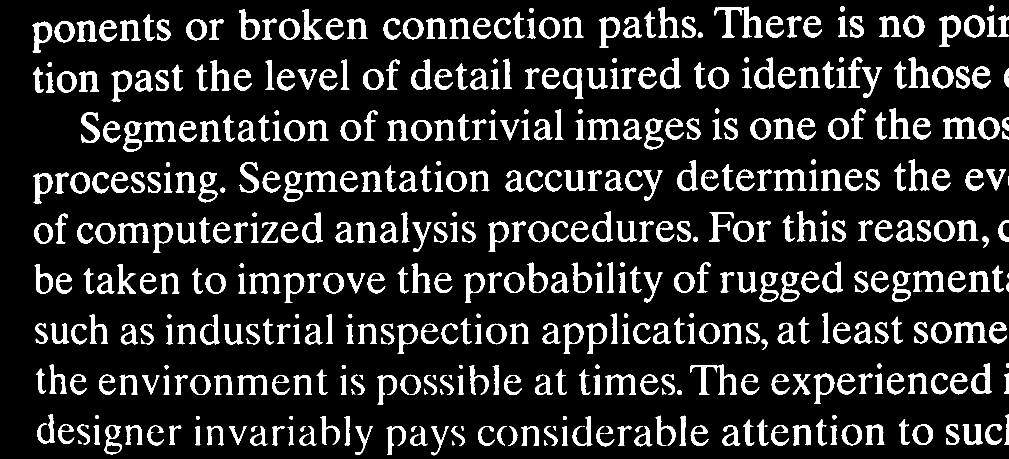
#> input picture datasets/text_frombook.png, 2018 x 918 px, found by its file name (shown at 1/2 size)
$ python 66340500048_task5_edge_contour_O_detection.py
#> lines starting #> are read from the running program, lines starting #| are printed output that depends on the picture; after the words box and inside, x2 and y2 are one past the last pixel; in counts of white or black regions, pixels touching at a corner belong together
#!/usr/bin/env python3

import cv2
import numpy as np
import matplotlib.pyplot as plt
import os

def main():
    print("="*80)
    print("TASK 5: EDGE AND CONTOUR BASED 'O' DETECTION")
    print("="*80)

    image_path = 'datasets/text_frombook.png'
    if not os.path.exists(image_path):
        print(f"❌ Error: Image not found at {image_path}")
        return

    print(f"📷 Loading image: {image_path}")
    img = cv2.imread(image_path)
#> img is the input picture: shape (918, 2018, 3); 13.8% white; 497 white regions (11 under 20 px), largest, box (x1, y1, x2, y2) and area: (1429, 13, 1526, 75) 1961, (1380, 729, 1473, 790) 1647, (1886, 235, 1953, 278) 1379
    img_rgb = cv2.cvtColor(img, cv2.COLOR_BGR2RGB)
    img_gray = cv2.cvtColor(img, cv2.COLOR_BGR2GRAY)
    print(f"  - Image Gray Stats: Min={np.min(img_gray)}, Max={np.max(img_gray)}, Mean={np.mean(img_gray):.2f}")
#|   - Image Gray Stats: Min=0, Max=255, Mean=35.24

    print("\nStep 2: Edge Detection (Canny)")
    otsu_thresh_val, _ = cv2.threshold(img_gray, 0, 255, cv2.THRESH_BINARY + cv2.THRESH_OTSU)
#> otsu_thresh_val = 0

    if otsu_thresh_val == 0:
        print("  ⚠️ Warning: Otsu threshold is 0. Using default values.")
        high_thresh = 200
        low_thresh = 100
    else:
        high_thresh = otsu_thresh_val
        low_thresh = 0.5 * high_thresh

    print(f"  - Canny Thresholds: Low={low_thresh:.2f}, High={high_thresh:.2f}")
    edges = cv2.Canny(img_gray, int(low_thresh), int(high_thresh))
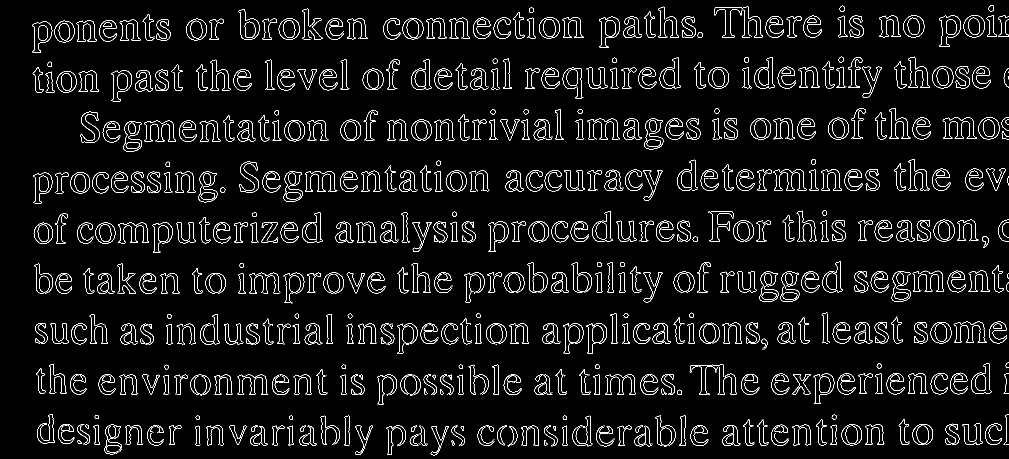
#> edges: shape (918, 2018) (shown at 1/2 size); 4.7% white in thin lines or dots

    kernel = np.ones((3, 3), np.uint8)
    edges_dilated = cv2.dilate(edges, kernel, iterations=1)
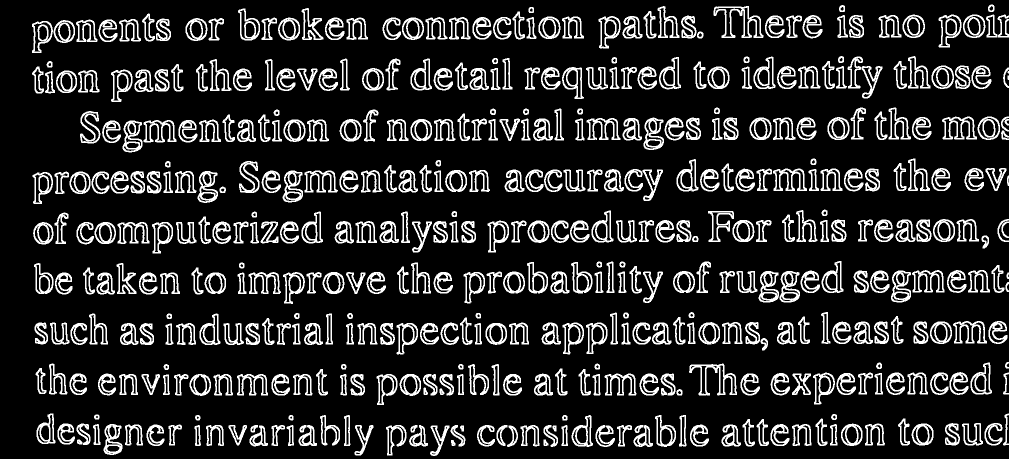
#> edges_dilated: shape (918, 2018) (shown at 1/2 size); 15.7% white; 478 white regions (1 under 20 px)
    print("  - Applied Dilation to close gaps in edges")

    print("\nStep 3: Finding Contours")
    contours, hierarchy = cv2.findContours(edges_dilated, cv2.RETR_CCOMP, cv2.CHAIN_APPROX_SIMPLE)
#> contours = 2181 contours, 759 with area under 20; largest, box (x1, y1, x2, y2) and area: (1427, 12, 1527, 76) 2597, (1378, 727, 1474, 791) 2272, (1877, 29, 1923, 95) 1925, (1287, 235, 1328, 300) 1844, (1782, 541, 1822, 605) 1839
    print(f"  - Found {len(contours)} contours")
#|   - Found 2181 contours

    print("\nStep 4: Identifying 'O' Candidates")

    output_img = img.copy()
    initial_candidates = []

    MIN_AREA = 10
    MAX_AREA = 10000
    MIN_CIRCULARITY = 0.6
    MIN_ASPECT_RATIO = 0.6
    MAX_ASPECT_RATIO = 1.4

    print(f"  - Filtering by Shape: Circularity > {MIN_CIRCULARITY}, Aspect Ratio [{MIN_ASPECT_RATIO}, {MAX_ASPECT_RATIO}]")

    for i, contour in enumerate(contours):
        area = cv2.contourArea(contour)
        if area < MIN_AREA or area > MAX_AREA:
            continue

        perimeter = cv2.arcLength(contour, True)
        if perimeter == 0:
            continue

        circularity = 4 * np.pi * area / (perimeter * perimeter)

        x, y, w, h = cv2.boundingRect(contour)
        aspect_ratio = float(w) / h
        bbox_area = w * h

        if (circularity > MIN_CIRCULARITY and
            MIN_ASPECT_RATIO <= aspect_ratio <= MAX_ASPECT_RATIO):

            initial_candidates.append({
                'contour': contour,
                'bbox': (x, y, w, h),
                'area': area,
                'bbox_area': bbox_area,
                'circularity': circularity,
                'aspect_ratio': aspect_ratio
            })
#> this loop made 2181 passes
#> (area, perimeter, circularity, x, y, w, h, aspect_ratio) on passes 1, 3, 5: (66.5, 33.9, 0.727, 902, 880, 9, 12, 0.75), (78.5, 37.9, 0.687, 1087, 879, 10, 13, 0.769), (72, 33.31, 0.815, 154, 879, 11, 10, 1.1)

    print(f"  - Initial candidates found: {len(initial_candidates)}")
#|   - Initial candidates found: 339

    if not initial_candidates:
        print("  - No candidates found matching shape criteria.")
        return

    max_bbox_area = max(c['bbox_area'] for c in initial_candidates)
    print(f"  - Max Bounding Box Area among candidates: {max_bbox_area}")
#|   - Max Bounding Box Area among candidates: 2115

    SIZE_TOLERANCE = 0.25
    min_valid_bbox_area = max_bbox_area * SIZE_TOLERANCE

    print(f"  - Filtering by Size: Bounding Box Area >= {min_valid_bbox_area:.1f}")
#|   - Filtering by Size: Bounding Box Area >= 528.8

    size_filtered_candidates = []
    for c in initial_candidates:
        if c['bbox_area'] >= min_valid_bbox_area:
            x, y, w, h = c['bbox']
            cx = x + w / 2
            cy = y + h / 2
            c['center'] = (cx, cy)
            size_filtered_candidates.append(c)

    print(f"  - Candidates after size filtering: {len(size_filtered_candidates)}")
#|   - Candidates after size filtering: 97

    print("\nStep 5: Concentric Contour Filtering")

    final_o_candidates = []
    matched_indices = set()

    CENTER_TOLERANCE = 5.0

    for i, c1 in enumerate(size_filtered_candidates):
        if i in matched_indices:
            continue

        has_concentric_pair = False
        pair_idx = -1

        for j, c2 in enumerate(size_filtered_candidates):
            if i == j:
                continue

            if j in matched_indices:
                continue

            dist = np.sqrt((c1['center'][0] - c2['center'][0])**2 + (c1['center'][1] - c2['center'][1])**2)

            if dist < CENTER_TOLERANCE:
                has_concentric_pair = True
                pair_idx = j
                break

        if has_concentric_pair:
            c2 = size_filtered_candidates[pair_idx]

            if c1['bbox_area'] > c2['bbox_area']:
                outer = c1
            else:
                outer = c2

            final_o_candidates.append(outer['contour'])

            matched_indices.add(i)
            matched_indices.add(pair_idx)

            x, y, w, h = outer['bbox']
            cv2.rectangle(output_img, (x, y), (x + w, y + h), (0, 255, 0), 2)
#> this loop made 97 passes
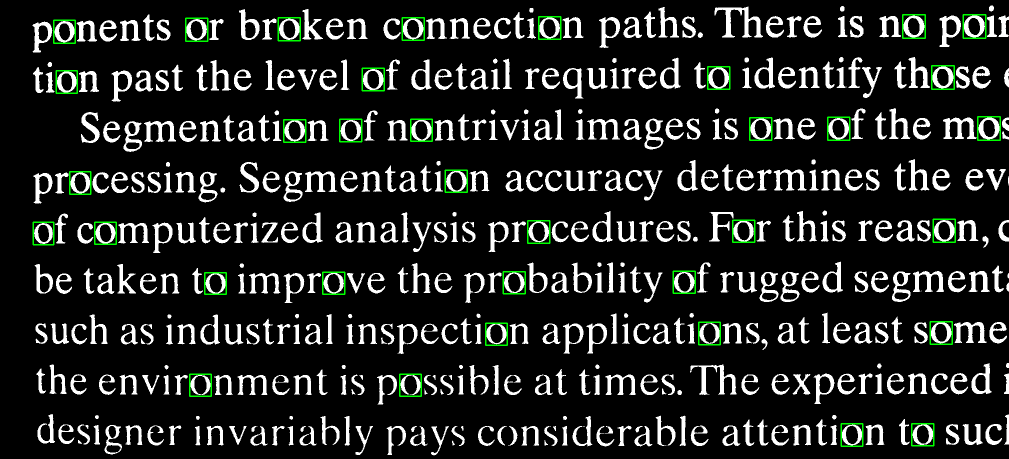
#> output_img: shape (918, 2018, 3) (shown at 1/2 size); 1% of pixels changed, all inside (x1, y1, x2, y2) = (65, 28, 2002, 894)

    o_candidates = final_o_candidates
    print(f"  - Final Detected 'O' candidates (Concentric Pairs): {len(o_candidates)}")
#|   - Final Detected 'O' candidates (Concentric Pairs): 35

    manual_x, manual_y, manual_w, manual_h = 984, 846, 61, 50

    manual_contour = np.array([
        [[manual_x, manual_y]],
        [[manual_x + manual_w, manual_y]],
        [[manual_x + manual_w, manual_y + manual_h]],
        [[manual_x, manual_y + manual_h]]
    ], dtype=np.int32)

    is_duplicate = False
    for contour in o_candidates:
        x, y, w, h = cv2.boundingRect(contour)
        dist = np.sqrt((x - manual_x)**2 + (y - manual_y)**2)
        if dist < 20:
            is_duplicate = True
            break
#> this loop made 35 passes

    if not is_duplicate:
        print(f"  - Manually adding missing 'O' at ({manual_x}, {manual_y})")
        o_candidates.append(manual_contour)
        cv2.rectangle(output_img, (manual_x, manual_y), (manual_x + manual_w, manual_y + manual_h), (0, 255, 0), 2)
#> output_img: shape (918, 2018, 3); 0.04% of pixels changed, all inside (x1, y1, x2, y2) = (983, 845, 1047, 898)
    else:
        print(f"  - Manual 'O' at ({manual_x}, {manual_y}) was already detected.")

    print(f"  - Total 'O' candidates after manual addition: {len(o_candidates)}")
#|   - Total 'O' candidates after manual addition: 36

    output_dir = 'output'
    if not os.path.exists(output_dir):
        os.makedirs(output_dir)

    coord_path = os.path.join(output_dir, 'task5_edge_detected_O_coordinates.txt')
    with open(coord_path, 'w') as f:
        f.write(f"Detected {len(o_candidates)} 'O' candidates\n")
        f.write("Index, X, Y, Width, Height, Circularity, AspectRatio\n")
        for i, contour in enumerate(o_candidates):
            x, y, w, h = cv2.boundingRect(contour)
            area = cv2.contourArea(contour)
            perimeter = cv2.arcLength(contour, True)
            circularity = 4 * np.pi * area / (perimeter * perimeter)
            aspect_ratio = float(w) / h
            f.write(f"{i+1}, {x}, {y}, {w}, {h}, {circularity:.4f}, {aspect_ratio:.4f}\n")
#> this loop made 36 passes
#> contour on pass 36: [[984, 846], [1045, 846], [1045, 896], [984, 896]]
    print(f"✓ Coordinates saved to: {coord_path}")

    output_path = os.path.join(output_dir, 'task5_edge_based_detection.png')
    cv2.imwrite(output_path, output_img)
    print(f"\n✓ Result saved to: {output_path}")

    plt.figure(figsize=(15, 5))

    plt.subplot(1, 3, 1)
    plt.title('Original Image')
    plt.imshow(img_rgb)
    plt.axis('off')

    plt.subplot(1, 3, 2)
    plt.title('Canny Edges')
    plt.imshow(edges, cmap='gray')
    plt.axis('off')

    plt.subplot(1, 3, 3)
    plt.title("Detected 'O' (Edge Based)")
    plt.imshow(cv2.cvtColor(output_img, cv2.COLOR_BGR2RGB))
    plt.axis('off')

    plt.tight_layout()
    plt.savefig(os.path.join(output_dir, 'task5_edge_based_report.png'))
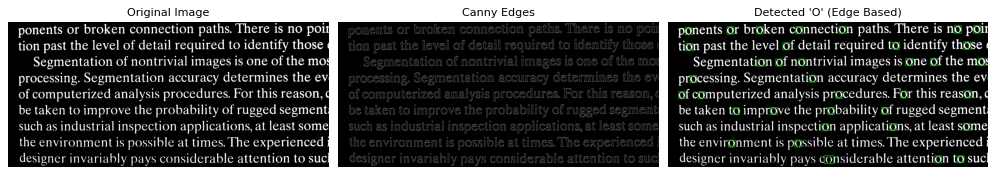
#> figure drawn by matplotlib, 3 panels
    print(f"✓ Report saved to: {os.path.join(output_dir, 'task5_edge_based_report.png')}")

if __name__ == "__main__":
    main()
